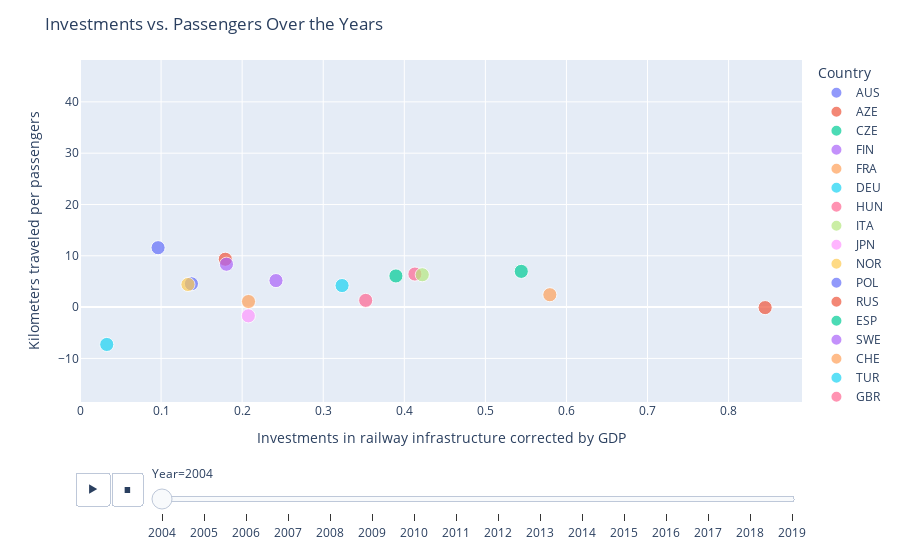

Here is the notebook cell this chart was saved with:
### Markdown cell above
### Influence previous investments on passenger growth
The figure above shows the relation of investments in railway infrastructure (corrected by GDP) and the amount of kilometers travelled per passenger. 
Every year from 2005 onwards, we look at the investments made in the 5 years before and look at what the impact has been on the travelled kilometers, for each country. 
In this way, we want to analyze if the investments in railway lead to more train passengers. 
As we look at the outcome of the graphs, we see that it not shows what we expected, meaning that the investments in the long term do not seem to increase over a long period. 
This can have different reasons, for instance in this graph we do not look at the investments in other segments like air transportation and road transportation.

### Code cell
infrastructure_train_data = infrastructure_train_data.astype(float)
gdp_data = gdp_data.astype(float)
passenger_data = passenger_data.astype(float)
population_data = population_data.astype(float)

# Determine percentage of GDP that is invested in railway infrastructure and km travelled per passenger
infrastructure_gdp = infrastructure_train_data / gdp_data*100
km_per_passenger = passenger_data / population_data*1000000

# Calculate rolling average for each year based on the past 5 years
investments_over_years = infrastructure_gdp.shift(axis=1).rolling(window=5,axis=1, min_periods=1).mean()
passenger_growth = km_per_passenger.pct_change(periods=5, axis=1)*100

# Since the rolling average starts from the fifth year, remove the first 4 years 
for years in investments_over_years.columns[:5]:
    investments_over_years = investments_over_years.drop(years, axis=1)

for years in passenger_growth.columns[:5]:
    passenger_growth = passenger_growth.drop(years, axis=1)

#make new dataframes
df1 = pd.DataFrame(investments_over_years)
df2 = pd.DataFrame(passenger_growth)

years = df2.columns[:]

data = []
for year in years:
    for country in df1.index:
        data.append({
            'Year': year,
            'Country': country,
            'Investments': df1.loc[country, year],
            'Passengers': df2.loc[country, year]
        })

marker_size = 20

# Scatter plot
fig = px.scatter(data_frame=data, x='Investments', y='Passengers', animation_frame='Year', size=[marker_size]*len(data), size_max=10,
                 color='Country', hover_name='Country', range_x=[0, 1.05 * df1.values.max()],
                 range_y=[0.95 * df2.values.min(), 1.05 * df2.values.max()], labels={'Investments': 'Investments', 'Passengers': 'Passengers'},)

# Layout
fig.update_layout(title='Investments vs. Passengers Over the Years',
                  xaxis_title='Investments in railway infrastructure corrected by GDP ', yaxis_title='Kilometers traveled per passengers')

# Show the plot
fig.show()

### Figure 1 — Plotly figure (JSON) as saved in the notebook; plotly's stock layout.template omitted (floating-point values rounded to 4 significant figures)
{"data": [{"hovertemplate": "<b>%{hovertext}</b><br><br>Country=AUS<br>Year=2004<br>Investments=%{x}<br>Passengers=%{y}<br>size=%{marker.size}<extra></extra>", "hovertext": ["AUS"], "legendgroup": "AUS", "marker": {"color": "#636efa", "size": [20], "sizemode": "area", "sizeref": 0.2, "symbol": "circle"}, "mode": "markers", "name": "AUS", "orientation": "v", "showlegend": true, "type": "scatter", "x": [0.1374], "xaxis": "x", "y": [4.552], "yaxis": "y"}, {"hovertemplate": "<b>%{hovertext}</b><br><br>Country=AZE<br>Year=2004<br>Investments=%{x}<br>Passengers=%{y}<br>size=%{marker.size}<extra></extra>", "hovertext": ["AZE"], "legendgroup": "AZE", "marker": {"color": "#EF553B", "size": [20], "sizemode": "area", "sizeref": 0.2, "symbol": "circle"}, "mode": "markers", "name": "AZE", "orientation": "v", "showlegend": true, "type": "scatter", "x": [0.1792], "xaxis": "x", "y": [9.332], "yaxis": "y"}, {"hovertemplate": "<b>%{hovertext}</b><br><br>Country=CZE<br>Year=2004<br>Investments=%{x}<br>Passengers=%{y}<br>size=%{marker.size}<extra></extra>", "hovertext": ["CZE"], "legendgroup": "CZE", "marker": {"color": "#00cc96", "size": [20], "sizemode": "area", "sizeref": 0.2, "symbol": "circle"}, "mode": "markers", "name": "CZE", "orientation": "v", "showlegend": true, "type": "scatter", "x": [0.5443], "xaxis": "x", "y": [6.966], "yaxis": "y"}, {"hovertemplate": "<b>%{hovertext}</b><br><br>Country=FIN<br>Year=2004<br>Investments=%{x}<br>Passengers=%{y}<br>size=%{marker.size}<extra></extra>", "hovertext": ["FIN"], "legendgroup": "FIN", "marker": {"color": "#ab63fa", "size": [20], "sizemode": "area", "sizeref": 0.2, "symbol": "circle"}, "mode": "markers", "name": "FIN", "orientation": "v", "showlegend": true, "type": "scatter", "x": [0.1806], "xaxis": "x", "y": [8.358], "yaxis": "y"}, {"hovertemplate": "<b>%{hovertext}</b><br><br>Country=FRA<br>Year=2004<br>Investments=%{x}<br>Passengers=%{y}<br>size=%{marker.size}<extra></extra>", "hovertext": ["FRA"], "legendgroup": "FRA", "marker": {"color": "#FFA15A", "size": [20], "sizemode": "area", "sizeref": 0.2, "symbol": "circle"}, "mode": "markers", "name": "FRA", "orientation": "v", "showlegend": true, "type": "scatter", "x": [0.2078], "xaxis": "x", "y": [1.089], "yaxis": "y"}, {"hovertemplate": "<b>%{hovertext}</b><br><br>Country=DEU<br>Year=2004<br>Investments=%{x}<br>Passengers=%{y}<br>size=%{marker.size}<extra></extra>", "hovertext": ["DEU"], "legendgroup": "DEU", "marker": {"color": "#19d3f3", "size": [20], "sizemode": "area", "sizeref": 0.2, "symbol": "circle"}, "mode": "markers", "name": "DEU", "orientation": "v", "showlegend": true, "type": "scatter", "x": [0.3232], "xaxis": "x", "y": [4.2], "yaxis": "y"}, {"hovertemplate": "<b>%{hovertext}</b><br><br>Country=HUN<br>Year=2004<br>Investments=%{x}<br>Passengers=%{y}<br>size=%{marker.size}<extra></extra>", "hovertext": ["HUN"], "legendgroup": "HUN", "marker": {"color": "#FF6692", "size": [20], "sizemode": "area", "sizeref": 0.2, "symbol": "circle"}, "mode": "markers", "name": "HUN", "orientation": "v", "showlegend": true, "type": "scatter", "x": [0.4131], "xaxis": "x", "y": [6.444], "yaxis": "y"}, {"hovertemplate": "<b>%{hovertext}</b><br><br>Country=ITA<br>Year=2004<br>Investments=%{x}<br>Passengers=%{y}<br>size=%{marker.size}<extra></extra>", "hovertext": ["ITA"], "legendgroup": "ITA", "marker": {"color": "#B6E880", "size": [20], "sizemode": "area", "sizeref": 0.2, "symbol": "circle"}, "mode": "markers", "name": "ITA", "orientation": "v", "showlegend": true, "type": "scatter", "x": [0.4222], "xaxis": "x", "y": [6.307], "yaxis": "y"}, {"hovertemplate": "<b>%{hovertext}</b><br><br>Country=JPN<br>Year=2004<br>Investments=%{x}<br>Passengers=%{y}<br>size=%{marker.size}<extra></extra>", "hovertext": ["JPN"], "legendgroup": "JPN", "marker": {"color": "#FF97FF", "size": [20], "sizemode": "area", "sizeref": 0.2, "symbol": "circle"}, "mode": "markers", "name": "JPN", "orientation": "v", "showlegend": true, "type": "scatter", "x": [0.2077], "xaxis": "x", "y": [-1.704], "yaxis": "y"}, {"hovertemplate": "<b>%{hovertext}</b><br><br>Country=NOR<br>Year=2004<br>Investments=%{x}<br>Passengers=%{y}<br>size=%{marker.size}<extra></extra>", "hovertext": ["NOR"], "legendgroup": "NOR", "marker": {"color": "#FECB52", "size": [20], "sizemode": "area", "sizeref": 0.2, "symbol": "circle"}, "mode": "markers", "name": "NOR", "orientation": "v", "showlegend": true, "type": "scatter", "x": [0.1331], "xaxis": "x", "y": [4.412], "yaxis": "y"}, {"hovertemplate": "<b>%{hovertext}</b><br><br>Country=POL<br>Year=2004<br>Investments=%{x}<br>Passengers=%{y}<br>size=%{marker.size}<extra></extra>", "hovertext": ["POL"], "legendgroup": "POL", "marker": {"color": "#636efa", "size": [20], "sizemode": "area", "sizeref": 0.2, "symbol": "circle"}, "mode": "markers", "name": "POL", "orientation": "v", "showlegend": true, "type": "scatter", "x": [0.09631], "xaxis": "x", "y": [11.58], "yaxis": "y"}, {"hovertemplate": "<b>%{hovertext}</b><br><br>Country=RUS<br>Year=2004<br>Investments=%{x}<br>Passengers=%{y}<br>size=%{marker.size}<extra></extra>", "hovertext": ["RUS"], "legendgroup": "RUS", "marker": {"color": "#EF553B", "size": [20], "sizemode": "area", "sizeref": 0.2, "symbol": "circle"}, "mode": "markers", "name": "RUS", "orientation": "v", "showlegend": true, "type": "scatter", "x": [0.8451], "xaxis": "x", "y": [-0.09884], "yaxis": "y"}, {"hovertemplate": "<b>%{hovertext}</b><br><br>Country=ESP<br>Year=2004<br>Investments=%{x}<br>Passengers=%{y}<br>size=%{marker.size}<extra></extra>", "hovertext": ["ESP"], "legendgroup": "ESP", "marker": {"color": "#00cc96", "size": [20], "sizemode": "area", "sizeref": 0.2, "symbol": "circle"}, "mode": "markers", "name": "ESP", "orientation": "v", "showlegend": true, "type": "scatter", "x": [0.3897], "xaxis": "x", "y": [6.074], "yaxis": "y"}, {"hovertemplate": "<b>%{hovertext}</b><br><br>Country=SWE<br>Year=2004<br>Investments=%{x}<br>Passengers=%{y}<br>size=%{marker.size}<extra></extra>", "hovertext": ["SWE"], "legendgroup": "SWE", "marker": {"color": "#ab63fa", "size": [20], "sizemode": "area", "sizeref": 0.2, "symbol": "circle"}, "mode": "markers", "name": "SWE", "orientation": "v", "showlegend": true, "type": "scatter", "x": [0.2417], "xaxis": "x", "y": [5.169], "yaxis": "y"}, {"hovertemplate": "<b>%{hovertext}</b><br><br>Country=CHE<br>Year=2004<br>Investments=%{x}<br>Passengers=%{y}<br>size=%{marker.size}<extra></extra>", "hovertext": ["CHE"], "legendgroup": "CHE", "marker": {"color": "#FFA15A", "size": [20], "sizemode": "area", "sizeref": 0.2, "symbol": "circle"}, "mode": "markers", "name": "CHE", "orientation": "v", "showlegend": true, "type": "scatter", "x": [0.5795], "xaxis": "x", "y": [2.416], "yaxis": "y"}, {"hovertemplate": "<b>%{hovertext}</b><br><br>Country=TUR<br>Year=2004<br>Investments=%{x}<br>Passengers=%{y}<br>size=%{marker.size}<extra></extra>", "hovertext": ["TUR"], "legendgroup": "TUR", "marker": {"color": "#19d3f3", "size": [20], "sizemode": "area", "sizeref": 0.2, "symbol": "circle"}, "mode": "markers", "name": "TUR", "orientation": "v", "showlegend": true, "type": "scatter", "x": [0.033], "xaxis": "x", "y": [-7.277], "yaxis": "y"}, {"hovertemplate": "<b>%{hovertext}</b><br><br>Country=GBR<br>Year=2004<br>Investments=%{x}<br>Passengers=%{y}<br>size=%{marker.size}<extra></extra>", "hovertext": ["GBR"], "legendgroup": "GBR", "marker": {"color": "#FF6692", "size": [20], "sizemode": "area", "sizeref": 0.2, "symbol": "circle"}, "mode": "markers", "name": "GBR", "orientation": "v", "showlegend": true, "type": "scatter", "x": [0.3524], "xaxis": "x", "y": [1.31], "yaxis": "y"}], "layout": {"legend": {"itemsizing": "constant", "title": {"text": "Country"}, "tracegroupgap": 0}, "margin": {"t": 60}, "sliders": [{"active": 0, "currentvalue": {"prefix": "Year="}, "len": 0.9, "pad": {"b": 10, "t": 60}, "steps": [{"args": [["2004"], {"frame": {"duration": 0, "redraw": false}, "fromcurrent": true, "mode": "immediate", "transition": {"duration": 0, "easing": "linear"}}], "label": "2004", "method": "animate"}, {"args": [["2005"], {"frame": {"duration": 0, "redraw": false}, "fromcurrent": true, "mode": "immediate", "transition": {"duration": 0, "easing": "linear"}}], "label": "2005", "method": "animate"}, {"args": [["2006"], {"frame": {"duration": 0, "redraw": false}, "fromcurrent": true, "mode": "immediate", "transition": {"duration": 0, "easing": "linear"}}], "label": "2006", "method": "animate"}, {"args": [["2007"], {"frame": {"duration": 0, "redraw": false}, "fromcurrent": true, "mode": "immediate", "transition": {"duration": 0, "easing": "linear"}}], "label": "2007", "method": "animate"}, {"args": [["2008"], {"frame": {"duration": 0, "redraw": false}, "fromcurrent": true, "mode": "immediate", "transition": {"duration": 0, "easing": "linear"}}], "label": "2008", "method": "animate"}, {"args": [["2009"], {"frame": {"duration": 0, "redraw": false}, "fromcurrent": true, "mode": "immediate", "transition": {"duration": 0, "easing": "linear"}}], "label": "2009", "method": "animate"}, {"args": [["2010"], {"frame": {"duration": 0, "redraw": false}, "fromcurrent": true, "mode": "immediate", "transition": {"duration": 0, "easing": "linear"}}], "label": "2010", "method": "animate"}, {"args": [["2011"], {"frame": {"duration": 0, "redraw": false}, "fromcurrent": true, "mode": "immediate", "transition": {"duration": 0, "easing": "linear"}}], "label": "2011", "method": "animate"}, {"args": [["2012"], {"frame": {"duration": 0, "redraw": false}, "fromcurrent": true, "mode": "immediate", "transition": {"duration": 0, "easing": "linear"}}], "label": "2012", "method": "animate"}, {"args": [["2013"], {"frame": {"duration": 0, "redraw": false}, "fromcurrent": true, "mode": "immediate", "transition": {"duration": 0, "easing": "linear"}}], "label": "2013", "method": "animate"}, {"args": [["2014"], {"frame": {"duration": 0, "redraw": false}, "fromcurrent": true, "mode": "immediate", "transition": {"duration": 0, "easing": "linear"}}], "label": "2014", "method": "animate"}, {"args": [["2015"], {"frame": {"duration": 0, "redraw": false}, "fromcurrent": true, "mode": "immediate", "transition": {"duration": 0, "easing": "linear"}}], "label": "2015", "method": "animate"}, {"args": [["2016"], {"frame": {"duration": 0, "redraw": false}, "fromcurrent": true, "mode": "immediate", "transition": {"duration": 0, "easing": "linear"}}], "label": "2016", "method": "animate"}, {"args": [["2017"], {"frame": {"duration": 0, "redraw": false}, "fromcurrent": true, "mode": "immediate", "transition": {"duration": 0, "easing": "linear"}}], "label": "2017", "method": "animate"}, {"args": [["2018"], {"frame": {"duration": 0, "redraw": false}, "fromcurrent": true, "mode": "immediate", "transition": {"duration": 0, "easing": "linear"}}], "label": "2018", "method": "animate"}, {"args": [["2019"], {"frame": {"duration": 0, "redraw": false}, "fromcurrent": true, "mode": "immediate", "transition": {"duration": 0, "easing": "linear"}}], "label": "2019", "method": "animate"}], "x": 0.1, "xanchor": "left", "y": 0, "yanchor": "top"}], "title": {"text": "Investments vs. Passengers Over the Years"}, "updatemenus": [{"buttons": [{"args": [null, {"frame": {"duration": 500, "redraw": false}, "fromcurrent": true, "mode": "immediate", "transition": {"duration": 500, "easing": "linear"}}], "label": "&#9654;", "method": "animate"}, {"args": [[null], {"frame": {"duration": 0, "redraw": false}, "fromcurrent": true, "mode": "immediate", "transition": {"duration": 0, "easing": "linear"}}], "label": "&#9724;", "method": "animate"}], "direction": "left", "pad": {"r": 10, "t": 70}, "showactive": false, "type": "buttons", "x": 0.1, "xanchor": "right", "y": 0, "yanchor": "top"}], "xaxis": {"anchor": "y", "domain": [0, 1], "range": [0, 0.8905], "title": {"text": "Investments in railway infrastructure corrected by GDP "}}, "yaxis": {"anchor": "x", "domain": [0, 1], "range": [-18.49, 48.16], "title": {"text": "Kilometers traveled per passengers"}}}}
